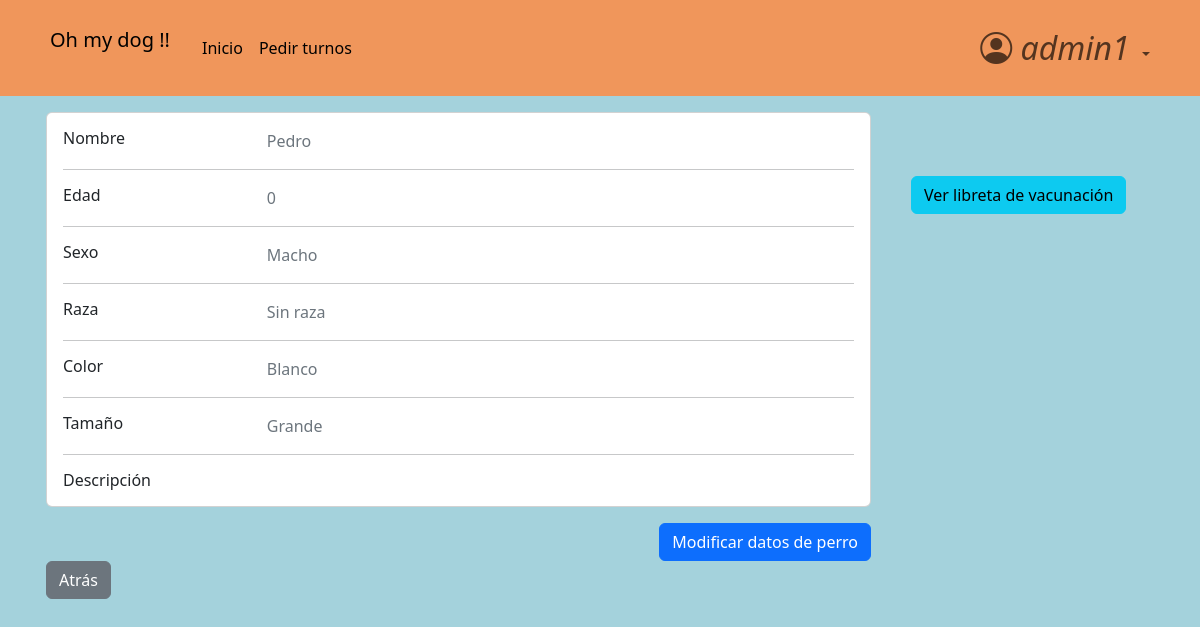
/dogs/dog_profile/2/2 (signed in), run on an earlier commit of the app's database.
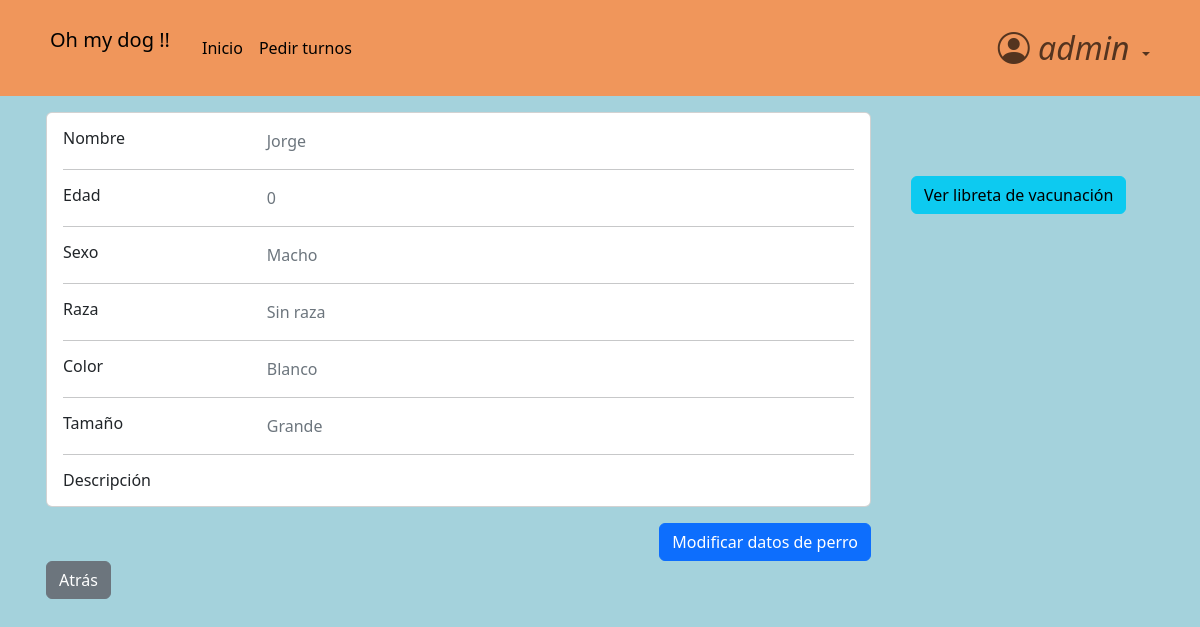
And on a later commit of the database.
### accounts/models.py (models this page shows, shortened)
class CustomUser(AbstractBaseUser, PermissionsMixin):
    email = models.EmailField(
        verbose_name="email",
        unique=True,
        max_length=40
    )
    name = models.CharField(
        max_length=30
    )
    surname = models.CharField(
        max_length=30,
        blank=True,
        null=True
    )
    address = models.CharField(
        max_length=30,
        blank=True,
        null=True
    )
    telephone = models.SlugField(
        max_length=15,
        blank=True,
        null=True,
    )
    is_active = models.BooleanField(
        default=True,
    )
    is_staff = models.BooleanField(
        default=False,
    )
    is_admin = models.BooleanField(
        default=False,
    )
    last_login = models.DateTimeField(
        verbose_name="last login",
        default=datetime.datetime.now,
    )
    is_veterinario = models.BooleanField(
        default=False,
    )
    USERNAME_FIELD = "email"    #variable por la cual se ingresa, dice username pero seria como 'campo que representa el inicio de sesion'
    REQUIRED_FIELDS = ['name',]    #no permite registros si no tiene estos campos completos
    objects = CustomUserManager()
    def __str__(self):
        return self.name + ' ' + str(self.surname or '')

### dogs/models.py (models this page shows, shortened)
class Dog(models.Model):
    class Sex(models.TextChoices):
        macho = "Macho"
        hembra = "Hembra"
    class Breed(models.TextChoices):
        sin_raza = "Sin raza"
        coker = "Coker"
        pastor_aleman = "Pastor aleman"
        bulldog = "Bulldog"
        labrador = "Labrador"
        golden = "Golder"
        caniche = "Caniche"
        chihuahua = "Chihuahua"
        bulldog_frances = "Bulldog Frances"
        beagle = "Beagle"
        boxer = "Boxer"
        galgo = "Galgo"
        dalmata = "Dalmata"
        sharpei = "Shar pei"
    class Color(models.TextChoices):
        blanco = "Blanco"
        negro = "Negro"
        marron = "Marrón"
        blanco_y_negro = "Blanco y negro"
        otro = "Otro color"
    class Size(models.TextChoices):
        grande = "Grande"
        mediano = "Mediano"
        pequeño = "pequeño"
    name = models.CharField(
        max_length=30,
    )
    date_of_birth = models.DateField(
        null=True,
        validators=[MaxValueValidator(date.today, "La fecha de nacimiento del perro debe ser anterior a hoy")]
    )
    sex = models.CharField(
        max_length=10,
        choices=Sex.choices
    )
    breed = models.CharField(
        max_length=20,
        choices=Breed.choices
    )
    color = models.CharField(
        max_length=20,
        blank=True,
        choices=Color.choices,
        null=True,
    )
    size = models.CharField(
        max_length=10,
        null=True,
        blank=True,
    )
    description = models.TextField(
        max_length=120,
        blank=True,
        null=True,
    )
    hidden = models.BooleanField(default=False)
    owner = models.ForeignKey(
        CustomUser,
        blank=True,
        on_delete=models.CASCADE,
        null=True
    )
    def calculate_age(self):
        today = date.today()
        return today.year - self.date_of_birth.year - ((today.month, today.day) < (self.date_of_birth.month, self.date_of_birth.day))

### dogs/views.py (the view)
# urls.py: path('dog_profile/<user_owner_id>/<dog_id>', views.dog_profile_view, name='dog_profile'),
@login_required
def dog_profile_view(request, dog_id, user_owner_id):
    dog = Dog.objects.get(pk=dog_id)
    user_owner = CustomUser.objects.get(pk=user_owner_id)
    context = {
        'dog': dog,
        'user_owner': user_owner,
    }
    return render(request, 'dog_profile.html', context)

### dogs/templates/dog_profile.html (shortened to what this page needs)
{% extends 'base.html' %}
{% block content %}
<head>
</head>
<main>
    <div class="container card-izq ">
        <div class="row row-1">
            <div class="col-md-9">
                <div class="card mb-3">
                    <div class="card-body">
                        <div class="row">
                            <div class="col-sm-3">
                            <h6 class="mb-0">Nombre</h6>
                        </div>
                        <div class="col-sm-9 text-secondary">
                            {{ dog.name }}
                        </div>
                    </div>
                    <hr>
                    <div class="row">
                        <div class="col-sm-3">
                            <h6 class="mb-0">Edad</h6>
                        </div>
                    <div class="col-sm-9 text-secondary">
                        {{ dog.calculate_age }}
                    </div>
                </div>
                <hr>
                <div class="row">
                    <div class="col-sm-3">
                        <h6 class="mb-0">Sexo</h6>
                    </div>
                    <div class="col-sm-9 text-secondary">
                        {{ dog.sex }}
                    </div>
                </div>
                <hr>
                <div class="row">
                    <div class="col-sm-3">
                        <h6 class="mb-0">Raza</h6>
                    </div>
                    <div class="col-sm-9 text-secondary">
                        {{ dog.breed }}
                    </div>
                </div>
                <hr>
                <div class="row">
                    <div class="col-sm-3">
                        <h6 class="mb-0">Color</h6>
                    </div>
                    <div class="col-sm-9 text-secondary">
                        {{ dog.color }}
                    </div>
                </div>
                <hr>
                <div class="row">
                    <div class="col-sm-3">
                        <h6 class="mb-0">Tamaño</h6>
                    </div>
                    <div class="col-sm-9 text-secondary">
                        {{ dog.size }}
                    </div>
                </div>
                <hr>
                <div class="row">
                    <div class="col-sm-3">
                        <h6 class="mb-0">Descripción</h6>
                    </div>
                    <div class="col-sm-9 text-secondary">
                    </div>
                </div>
            </div>
        </div>
<div>
    <div class="text-right" >
        <a href="{% url 'dog_modification' dog_id=dog.id user_owner_id=user_owner.id %}" class="btn btn-primary">Modificar datos de perro</a>
    </div>
    <div class="text-left" >
        <a href="{% url 'profile' user_owner.id %}" class="btn btn-secondary">Atrás</a>
    </div>
    </div>
</div>
<div class="col-md-3">
    <div class="container card-izq " >
    </div>
    <div class="container card-izq " >
        <a href="{% url 'vaccinations' dog_id=dog.id client_id=user_owner.id %}" class="btn btn-info">Ver libreta de vacunación</a><br>
    </div>
</div>
</div>
</main>
{% endblock  %}

### pages/templates/base.html (shortened to what this page needs)
<!DOCTYPE html>
<html>
{% load static %}
<head>
    {% block css %}
        <link rel="stylesheet" href="https://cdn.jsdelivr.net/npm/bootstrap-icons@1.10.5/font/bootstrap-icons.css">
    <link href="https://cdn.jsdelivr.net/npm/bootstrap@5.3.0-alpha3/dist/css/bootstrap.min.css" rel="stylesheet">
    <link rel="stylesheet" href="{% static 'css/styles.css' %}">
    {% endblock css %}
</head>
<body>
    <header>
            <nav class="navbar navbar-expand-lg header-ar">
                <div class="container">
                    <p class="navbar-brand header__marca p-2">Oh my dog !!</p>
                    <div class="collapse navbar-collapse show " id="navbarBasic">
                        <ul class="navbar-nav me-auto mb-2 mb-lg-0">
                            <li class="nav-item">
                                <a class="nav-link active" aria-current="page" href="{% url 'home' %}">Inicio</a>
                            </li>
                            {% if user.is_authenticated %}
                                {% if user.is_veterinario %}
                                    <li class="nav-item">
                                        <a class="nav-link active" aria-current="page" href="{% url 'list_users' %}">Lista de Clientes</a>
                                    </li>
                                    <li class="nav-item">
                                        <a class="nav-link active" aria-current="page" href="{% url 'client_registration' %}">Registrar cliente</a>
                                    </li>
                                    <li class="nav-item">
                                        <a class="nav-link active" aria-current="page" href="{% url 'staffPanel'  %}">Turnos</a>
                                    </li>
                                    <li class="nav-item">
                                        <a class="nav-link active" aria-current="page" href="{% url 'calendar' user.id %}">Pedir turnos</a>
                                    </li>
                                    <ul>
                                        <form class="d-flex" method=POST action="{% url 'search_user' %}">
                                            {% csrf_token %}
                                            <input type="search" class="form-control me-2" placeholder="Buscar Cliente" aria-label="Search" name="buscado">
                                            <button class="btn btn-outline-secondary" type="submit">Buscar</button>
                                        </form>
                                    </ul>
                                {% else %}
                                    <li class="nav-item">
                                        <a class="nav-link active" aria-current="page" href="{% url 'calendar' user.id %}">Pedir turnos</a>
                                    </li>
                                {% endif %}
                                </ul>
                                    <ul class="navbar-nav mb-2 mb-lg-0 ">
                                        <li class="nav-item dropdown">
                                            <a class="nav-link dropdown-toggle icono-user" role="button" data-bs-toggle="dropdown" aria-expanded="False">
                                                {% if user.is_veterinario %}
                                                    <i class="bi bi-person-circle">
                                                        Veterinario
                                                    </i>
                                                {% else %}
                                                    <i class="bi bi-person-circle">
                                                        {{ user }}
                                                    </i>
                                                {% endif %}
                                            </a>
                                        </li>
                                    </ul>
                        {% endif %}
                </div>
            </div>
        </nav>
    </header>
{% block content %}
{% endblock content %}
</body>
</html>

What changed in the data, as far as the page shows it:
changed CustomUser: name+surname "admin1" → "admin"
changed Dog "Macho": name "Pedro" → "Jorge"
